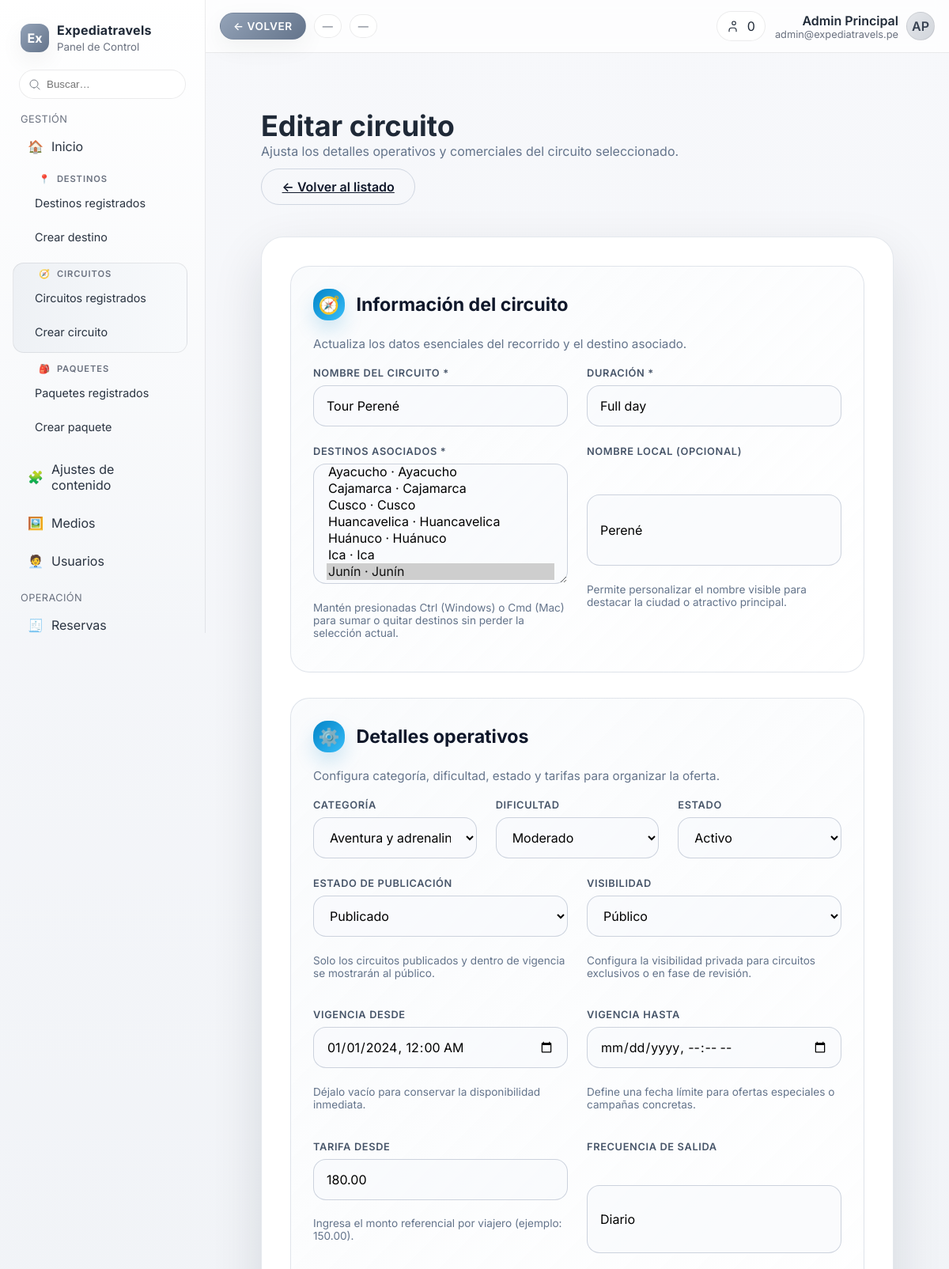
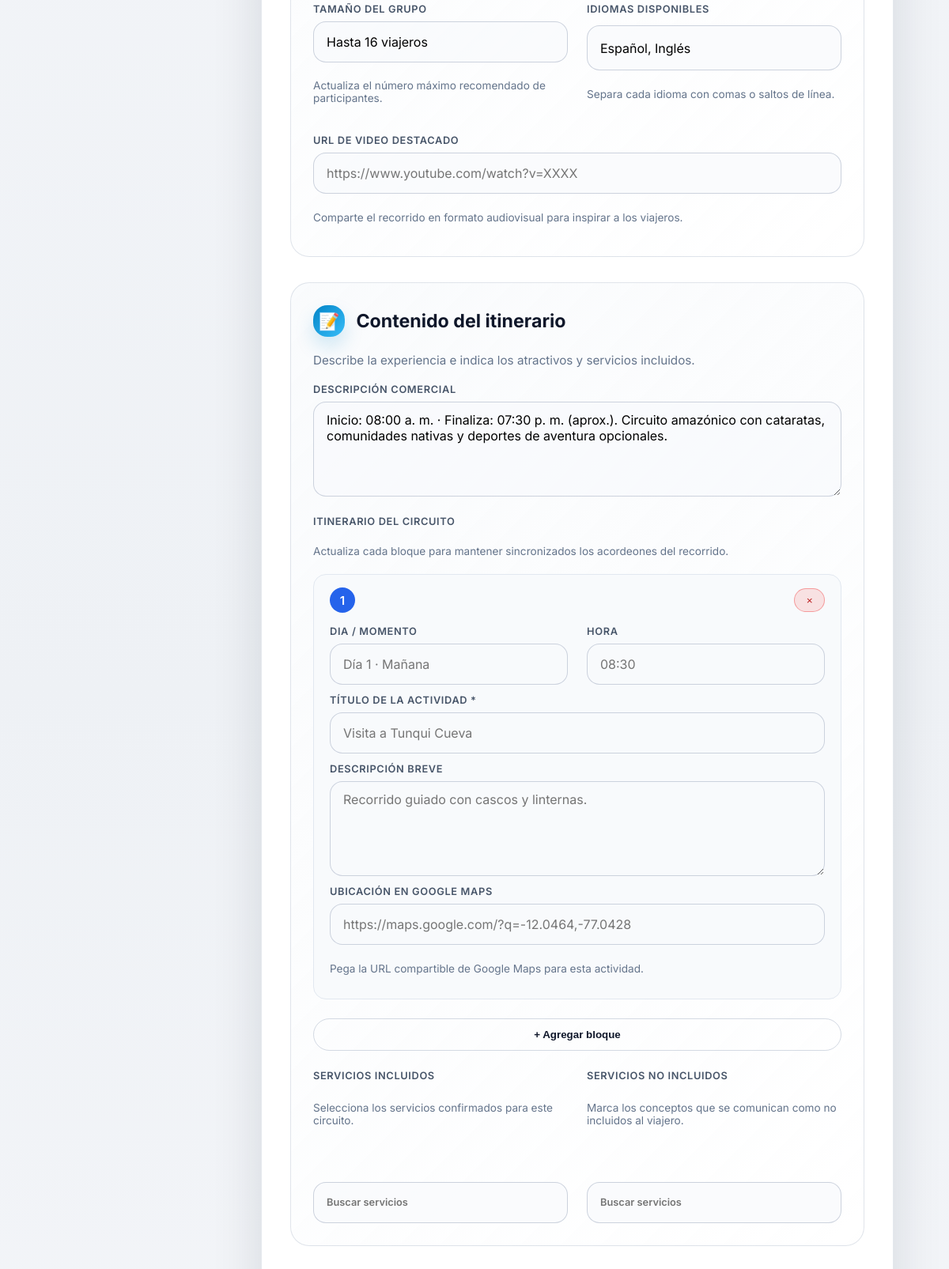
Screenshot of /administracion/editar_circuito.php?id=1 (upper part) with the database file from the repository (2 pictures, top to bottom).
### tables this page shows
CREATE TABLE circuitos (
    id INT AUTO_INCREMENT PRIMARY KEY,
    destino_id INT DEFAULT NULL,
    destino_personalizado VARCHAR(150) DEFAULT NULL,
    nombre VARCHAR(150) NOT NULL,
    duracion VARCHAR(80) NOT NULL,
    precio DECIMAL(10, 2) DEFAULT NULL,
    categoria ENUM('naturaleza', 'cultural', 'aventura', 'gastronomico', 'bienestar') NOT NULL DEFAULT 'naturaleza',
    dificultad ENUM('relajado', 'moderado', 'intenso') NOT NULL DEFAULT 'relajado',
    frecuencia VARCHAR(120) DEFAULT NULL,
    tamano_grupo VARCHAR(120) DEFAULT NULL,
    idiomas JSON DEFAULT NULL,
    estado ENUM('borrador', 'activo', 'inactivo') NOT NULL DEFAULT 'borrador',
    estado_publicacion ENUM('borrador', 'publicado') NOT NULL DEFAULT 'borrador',
    vigencia_desde DATETIME DEFAULT NULL,
    vigencia_hasta DATETIME DEFAULT NULL,
    visibilidad ENUM('publico', 'privado') NOT NULL DEFAULT 'publico',
    descripcion TEXT,
    puntos_interes JSON DEFAULT NULL,
    servicios JSON DEFAULT NULL,
    imagen_portada VARCHAR(255) DEFAULT NULL,
    imagen_destacada VARCHAR(255) DEFAULT NULL,
    galeria JSON DEFAULT NULL,
    video_destacado_url VARCHAR(255) DEFAULT NULL,
    creado_en TIMESTAMP DEFAULT CURRENT_TIMESTAMP,
    actualizado_en TIMESTAMP DEFAULT CURRENT_TIMESTAMP ON UPDATE CURRENT_TIMESTAMP,
    FOREIGN KEY (destino_id) REFERENCES destinos(id) ON DELETE SET NULL,
    INDEX idx_circuitos_publicacion (estado_publicacion, visibilidad, vigencia_desde, vigencia_hasta)
);

### administracion/editar_circuito.php (the view, shortened to what the rows shown need)
<?php
require_once __DIR__ . '/includes/circuitos_util.php';
$errores = [];
$destinosPredeterminados = require __DIR__ . '/../app/configuracion/destinos_predeterminados.php';
$circuitosPredeterminados = require __DIR__ . '/../app/configuracion/circuitos_predeterminados.php';
$serviciosPredeterminados = require __DIR__ . '/../app/configuracion/servicios_circuito_predeterminados.php';
$destinosDisponibles = cargarDestinosDisponibles($destinosPredeterminados, $errores);
$circuitos = cargarCircuitos($circuitosPredeterminados, $destinosDisponibles, $errores);
$serviciosDisponibles = cargarServiciosDisponibles($serviciosPredeterminados, $errores);
$categoriasPermitidas = [
    'naturaleza' => 'Naturaleza y aire libre',
    'cultural' => 'Cultural e histórico',
    'aventura' => 'Aventura y adrenalina',
    'gastronomico' => 'Gastronómico',
    'bienestar' => 'Bienestar y relajación',
];
$dificultadesPermitidas = [
    'relajado' => 'Relajado',
    'moderado' => 'Moderado',
    'intenso' => 'Intenso',
];
$estadosPermitidos = [
    'activo' => 'Activo',
    'borrador' => 'Borrador',
    'inactivo' => 'Inactivo',
];
$estadosPublicacionPermitidos = [
    'borrador' => 'Borrador',
    'publicado' => 'Publicado',
];
$visibilidadesPermitidas = [
    'publico' => 'Público',
    'privado' => 'Privado',
];
$circuitoId = isset($_GET['id']) ? (int) $_GET['id'] : 0;
$circuitoSeleccionado = obtenerCircuitoPorId($circuitoId, $destinosDisponibles, $circuitosPredeterminados, $errores);
$datos = [
    'nombre' => $circuitoSeleccionado['nombre'] ?? '',
    'destinos' => $circuitoSeleccionado['destinos'] ?? (isset($circuitoSeleccionado['destino']['id']) && $circuitoSeleccionado['destino']['id'] ? [(int) $circuitoSeleccionado['destino']['id']] : []),
    'destino_personalizado' => $circuitoSeleccionado['destino']['personalizado'] ?? '',
    'duracion' => $circuitoSeleccionado['duracion'] ?? '',
    'precio' => $circuitoSeleccionado['precio'] !== null ? number_format((float) $circuitoSeleccionado['precio'], 2, '.', '') : '',
    'categoria' => $circuitoSeleccionado['categoria'] ?? 'naturaleza',
    'dificultad' => $circuitoSeleccionado['dificultad'] ?? 'relajado',
    'frecuencia' => $circuitoSeleccionado['frecuencia'] ?? '',
    'tamano_grupo' => $circuitoSeleccionado['tamano_grupo'] ?? '',
    'idiomas' => circuitosNormalizarIdiomas($circuitoSeleccionado['idiomas'] ?? []),
    'estado' => $circuitoSeleccionado['estado'] ?? 'borrador',
    'estado_publicacion' => $circuitoSeleccionado['estado_publicacion'] ?? 'borrador',
    'visibilidad' => $circuitoSeleccionado['visibilidad'] ?? 'publico',
    'vigencia_desde_form' => $circuitoSeleccionado['vigencia_desde_form'] ?? '',
    'vigencia_hasta_form' => $circuitoSeleccionado['vigencia_hasta_form'] ?? '',
    'vigencia_desde' => $circuitoSeleccionado['vigencia_desde'] ?? null,
    'vigencia_hasta' => $circuitoSeleccionado['vigencia_hasta'] ?? null,
    'descripcion' => $circuitoSeleccionado['descripcion'] ?? '',
    'itinerario' => $circuitoSeleccionado['itinerario'] ?? [],
    'servicios_incluidos_ids' => $circuitoSeleccionado['servicios_incluidos_ids'] ?? [],
    'servicios_excluidos_ids' => $circuitoSeleccionado['servicios_excluidos_ids'] ?? [],
    'imagen_portada' => $circuitoSeleccionado['imagen_portada'] ?? '',
    'imagen_destacada' => $circuitoSeleccionado['imagen_destacada'] ?? '',
    'galeria' => $circuitoSeleccionado['galeria'] ?? [],
    'video_destacado_url' => $circuitoSeleccionado['video_destacado_url'] ?? '',
];
require __DIR__ . '/plantilla/cabecera.php';
?>
<div class="admin-wrapper">
    <header class="admin-header">
        <div>
            <h1>Editar circuito</h1>
        </div>
    </header>
    <section class="admin-card">
        <form method="post" class="admin-form">
            <div class="admin-section">
                <h2 class="admin-section__title">
                    <span class="admin-section__icon" aria-hidden="true">🧭</span>
                    <span>Información del circuito</span>
                </h2>
                <div class="admin-section__content admin-grid">
                    <div class="admin-grid two-columns">
                        <div class="admin-field">
                            <label for="nombre">Nombre del circuito *</label>
                            <input type="text" id="nombre" name="nombre" required value="<?= htmlspecialchars($datos['nombre'], ENT_QUOTES, 'UTF-8'); ?>" placeholder="Full day Pozuzo" />
                        </div>
                        <div class="admin-field">
                            <label for="duracion">Duración *</label>
                            <input type="text" id="duracion" name="duracion" required value="<?= htmlspecialchars($datos['duracion'], ENT_QUOTES, 'UTF-8'); ?>" placeholder="2 días / 1 noche" />
                        </div>
                    </div>
                    <div class="admin-grid two-columns">
                        <div class="admin-field">
                            <label for="destino_personalizado">Nombre local (opcional)</label>
                            <input type="text" id="destino_personalizado" name="destino_personalizado" value="<?= htmlspecialchars($datos['destino_personalizado'], ENT_QUOTES, 'UTF-8'); ?>" placeholder="Oxapampa, Perené, etc." />
                            <p class="admin-help">Permite personalizar el nombre visible para destacar la ciudad o atractivo principal.</p>
                        </div>
                    </div>
                </div>
            </div>
            <div class="admin-section">
                <h2 class="admin-section__title">
                    <span class="admin-section__icon" aria-hidden="true">⚙️</span>
                    <span>Detalles operativos</span>
                </h2>
                <div class="admin-section__content admin-grid">
                    <div class="admin-grid three-columns">
                        <div class="admin-field">
                            <label for="categoria">Categoría</label>
                            <select id="categoria" name="categoria">
                                <?php foreach ($categoriasPermitidas as $clave => $etiqueta): ?>
                                    <option value="<?= htmlspecialchars($clave, ENT_QUOTES, 'UTF-8'); ?>" <?= $datos['categoria'] === $clave ? 'selected' : ''; ?>><?= htmlspecialchars($etiqueta, ENT_QUOTES, 'UTF-8'); ?></option>
                                <?php endforeach; ?>
                            </select>
                        </div>
                        <div class="admin-field">
                            <label for="dificultad">Dificultad</label>
                            <select id="dificultad" name="dificultad">
                                <?php foreach ($dificultadesPermitidas as $clave => $etiqueta): ?>
                                    <option value="<?= htmlspecialchars($clave, ENT_QUOTES, 'UTF-8'); ?>" <?= $datos['dificultad'] === $clave ? 'selected' : ''; ?>><?= htmlspecialchars($etiqueta, ENT_QUOTES, 'UTF-8'); ?></option>
                                <?php endforeach; ?>
                            </select>
                        </div>
                        <div class="admin-field">
                            <label for="estado">Estado</label>
                            <select id="estado" name="estado">
                                <?php foreach ($estadosPermitidos as $clave => $etiqueta): ?>
                                    <option value="<?= htmlspecialchars($clave, ENT_QUOTES, 'UTF-8'); ?>" <?= $datos['estado'] === $clave ? 'selected' : ''; ?>><?= htmlspecialchars($etiqueta, ENT_QUOTES, 'UTF-8'); ?></option>
                                <?php endforeach; ?>
                            </select>
                        </div>
                    </div>
                    <div class="admin-grid two-columns">
                        <div class="admin-field">
                            <label for="estado_publicacion">Estado de publicación</label>
                            <select id="estado_publicacion" name="estado_publicacion">
                                <?php foreach ($estadosPublicacionPermitidos as $clave => $etiqueta): ?>
                                    <option value="<?= htmlspecialchars($clave, ENT_QUOTES, 'UTF-8'); ?>" <?= $datos['estado_publicacion'] === $clave ? 'selected' : ''; ?>><?= htmlspecialchars($etiqueta, ENT_QUOTES, 'UTF-8'); ?></option>
                                <?php endforeach; ?>
                            </select>
                            <p class="admin-help">Solo los circuitos publicados y dentro de vigencia se mostrarán al público.</p>
                        </div>
                        <div class="admin-field">
                            <label for="visibilidad">Visibilidad</label>
                            <select id="visibilidad" name="visibilidad">
                                <?php foreach ($visibilidadesPermitidas as $clave => $etiqueta): ?>
                                    <option value="<?= htmlspecialchars($clave, ENT_QUOTES, 'UTF-8'); ?>" <?= $datos['visibilidad'] === $clave ? 'selected' : ''; ?>><?= htmlspecialchars($etiqueta, ENT_QUOTES, 'UTF-8'); ?></option>
                                <?php endforeach; ?>
                            </select>
                            <p class="admin-help">Configura la visibilidad privada para circuitos exclusivos o en fase de revisión.</p>
                        </div>
                    </div>
                    <div class="admin-grid two-columns">
                        <div class="admin-field">
                            <label for="precio">Tarifa desde</label>
                            <input type="text" id="precio" name="precio" value="<?= htmlspecialchars($datos['precio'], ENT_QUOTES, 'UTF-8'); ?>" placeholder="150.00" />
                            <p class="admin-help">Ingresa el monto referencial por viajero (ejemplo: 150.00).</p>
                        </div>
                        <div class="admin-field">
                            <label for="frecuencia">Frecuencia de salida</label>
                            <input type="text" id="frecuencia" name="frecuencia" value="<?= htmlspecialchars($datos['frecuencia'], ENT_QUOTES, 'UTF-8'); ?>" placeholder="Diario / fines de semana" />
                        </div>
                    </div>
                    <div class="admin-grid two-columns">
                        <div class="admin-field">
                            <label for="tamano_grupo">Tamaño del grupo</label>
                            <input type="text" id="tamano_grupo" name="tamano_grupo" value="<?= htmlspecialchars($datos['tamano_grupo'], ENT_QUOTES, 'UTF-8'); ?>" placeholder="Hasta 12 viajeros" />
                            <p class="admin-help">Actualiza el número máximo recomendado de participantes.</p>
                        </div>
                    </div>
                </div>
            </div>
            <div class="admin-section">
                <h2 class="admin-section__title">
                    <span class="admin-section__icon" aria-hidden="true">📝</span>
                    <span>Contenido del itinerario</span>
                </h2>
                <div class="admin-section__content admin-grid">
                    <div class="admin-field">
                        <label for="descripcion">Descripción comercial</label>
                        <textarea id="descripcion" name="descripcion" rows="4" placeholder="Cuenta la historia del circuito, qué lugares cubre y la experiencia que ofrece."><?= htmlspecialchars($datos['descripcion'], ENT_QUOTES, 'UTF-8'); ?></textarea>
                    </div>
                </div>
            </div>
        </form>
    </section>
</div>

### rows the page displays
circuitos: nombre "Tour Perené", duracion "Full day", destino_personalizado "Perené", categoria "Aventura y adrenalina", dificultad "Moderado", estado "Activo", estado_publicacion "Publicado", visibilidad "Público", precio "180.00", frecuencia "Diario", tamano_grupo "Hasta 16 viajeros", descripcion "Inicio: 08:00 a. m. · Finaliza: 07:30 p. m. (aprox.). Circuito amazónico con cataratas, comunidades nativas y deportes de aventura opcionales."

### other values shown
$panelNombreAdmin "Admin Principal"
$panelCorreoAdmin "admin@expediatravels.pe"
$panelInicialesAdmin "AP"
form field value "Ayacucho · Ayacucho / Cajamarca · Cajamarca / Cusco · Cusco / Huancavelica · Huancavelica / Huánuco · Huánuco / Ica · Ica / Junín · Junín ☑"
